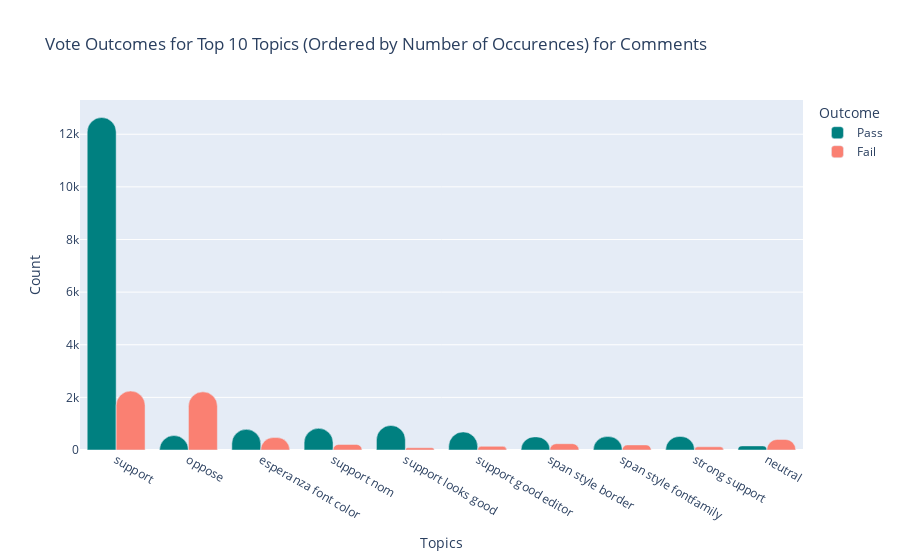

The cell this chart's notebook holds for it:
### Code cell
plot.plot_topics_pass(data,prt=True,savefig=True)

### Figure 1 — Plotly figure (JSON) as saved in the notebook; plotly's stock layout.template omitted (floating-point values rounded to 4 significant figures)
{"data": [{"marker": {"color": "teal"}, "name": "Pass", "type": "bar", "x": ["support", "oppose", "esperanza font color", "support nom", "support looks good", "support good editor", "span style border", "span style fontfamily", "strong support", "neutral"], "y": [12636, 550, 785, 824, 933, 688, 498, 510, 515, 156]}, {"marker": {"color": "salmon"}, "name": "Fail", "type": "bar", "x": ["support", "oppose", "esperanza font color", "support nom", "support looks good", "support good editor", "span style border", "span style fontfamily", "strong support", "neutral"], "y": [2240, 2210, 472, 211, 85, 139, 239, 193, 122, 403]}], "layout": {"barcornerradius": 15, "barmode": "group", "legend": {"title": {"text": "Outcome"}}, "title": {"text": "Vote Outcomes for Top 10 Topics (Ordered by Number of Occurences) for Comments"}, "xaxis": {"title": {"text": "Topics"}}, "yaxis": {"title": {"text": "Count"}}}}
